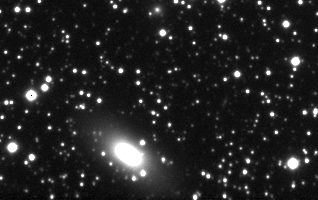
#> input picture teste2.png, 318 x 200 px
$ python copia-procurar.py   (older library calls are emulated)
#> lines starting #> are read from the running program, lines starting #| are printed output that depends on the picture; after the words box and inside, x2 and y2 are one past the last pixel; in counts of white or black regions, pixels touching at a corner belong together
### buscaCaracteristicas.py
# -*- coding: utf-8 -*-
"""
Created on Tue Jun 18 10:18:52 2019
@author: João Victor Ribeiro de Jesus
"""

from __future__ import print_function
import os, sys
import cv2
import numpy as np
import imutils
from copy import copy, deepcopy
import math
from skimage.feature import peak_local_max

import rotular

# Retorna o valor de retangularidade do objeto
def retangularidade(objeto):
    l1 = objeto["retangulo_largura"]
    l2 = objeto["retangulo_altura"]
    area = len(objeto["area"])
    if l1*l2 == 0:
        return 0
    else:
        return area/(l1*l2)


# Retorna os pixels da borda e um vetor de distancias do pixel central até todos os pixels da borda
def assinatura(imagemCinza, objeto):
    inferiorD = objeto["retangulo"][0]  # = [y,x]
    inferiorE = objeto["retangulo"][1]  # = [y,x]
    superiorD = objeto["retangulo"][2]  # = [y,x]
    superiorE = objeto["retangulo"][3]  # = [y,x]
    centroide = objeto["centroide"]

    dist_pontos_borda = []
    dY = []
    dX = []
    angulos = []
    pixels_borda = []

    for y in np.arange(superiorE[0], inferiorE[0] + 1):
        for x in np.arange(superiorE[1], superiorD[1] + 1):
            if imagemCinza[y][x] != 0:
                if y < (imagemCinza.shape[0] - 1) and x < (imagemCinza.shape[1] - 1) and y > 0 and x > 0:
                    if imagemCinza[y - 1][x] == 0 or imagemCinza[y][x - 1] == 0 or imagemCinza[y][x + 1] == 0 or imagemCinza[y + 1][x] == 0:
                        distancia = math.pow(y - centroide[0], 2) + math.pow(x - centroide[1], 2)  # distancia euclidiana do centroide até a borda
                        dist_pontos_borda.append(math.sqrt(distancia))
                        dY.append(y - centroide[0])
                        dX.append(x - centroide[1])
                        pixels_borda.append([y,x])
                        angulos.append(math.atan2(y - centroide[0],x - centroide[1]))

    # [10 lines of commented-out code are left out]
    return pixels_borda, dist_pontos_borda


# Retorna o número de pixels em cada linha e o número de pixels em cada coluna, na forma de vetor de linhas e colunas
def calcularProjecoes(objeto, imagemLimiarizada):
    inferiorD = objeto["retangulo"][0]  # = [y,x]
    inferiorE = objeto["retangulo"][1]  # = [y,x]
    superiorD = objeto["retangulo"][2]  # = [y,x]
    superiorE = objeto["retangulo"][3]  # = [y,x]

    max_x = superiorD[1]
    min_x = superiorE[1]
    max_y = inferiorD[0]
    min_y = superiorE[0]
    projecoesLinhas = []
    projecoesColunas = []

    for y in np.arange(min_y, max_y + 1):
        qtd_pixels = 0
        for x in np.arange(min_x, max_x + 1):
            if imagemLimiarizada[y][x] != 0:
                qtd_pixels += 1
        projecoesLinhas.append(qtd_pixels)

    for x in np.arange(min_x, max_x + 1):
        qtd_pixels = 0
        for y in np.arange(min_y, max_y + 1):
            if imagemLimiarizada[y][x] != 0:
                qtd_pixels += 1
        projecoesColunas.append(qtd_pixels)

    #print('Projecoes Linhas:', projecoesLinhas) #'Quantidade de linhas:', len(projecoesLinhas))
    #print('Projecoes Colunas:', projecoesColunas) #'Quantidade de colunas:', len(projecoesColunas))
    return projecoesLinhas, projecoesColunas


# Retorna a imagem de borda com o retângulo envolvente
def pintarRetanguloClassificado(imagemClassificada, classificacoes, objetos):
    imagemClassificadaReal = copy(imagemClassificada)
    for objeto in objetos:
        menorX = objeto["retangulo"][1][1] - 2
        maiorX = objeto["retangulo"][0][1] + 2
        menorY = objeto["retangulo"][2][0] - 2
        maiorY = objeto["retangulo"][0][0] + 2

        if 'GALAXY' in objeto["classificacao"]: # PINTAR OBJETOS CLASSIFICADOS COMO '1'
            if menorX < 0:
                menorX = 0
            if menorY < 0:
                menorY = 0
            if maiorY >= imagemClassificadaReal.shape[0]:
                maiorY = imagemClassificadaReal.shape[0] -1
            if maiorX >= imagemClassificadaReal.shape[1]:
                maiorX = imagemClassificadaReal.shape[1] -1

            menorx_aux = copy(menorX)

            imagemClassificadaReal[maiorY][maiorX] = 255
            imagemClassificadaReal[maiorY][menorX] = 255
            imagemClassificadaReal[menorY][maiorX] = 255
            imagemClassificadaReal[menorY][menorX] = 255

            # Pintar linhas horizontais (Linhas ou eixos X)
            while (maiorX != menorX):
                imagemClassificadaReal[maiorY][menorX] = 255
                imagemClassificadaReal[menorY][menorX] = 255
                menorX += 1

            menorX = menorx_aux

            # Pintar linhas verticais (Colunas ou eixos Y)
            while (maiorY != menorY):
                imagemClassificadaReal[menorY][maiorX] = 255
                imagemClassificadaReal[menorY][menorX] = 255
                menorY += 1

    return imagemClassificadaReal


def removerEstrelas(imagem, classificacoes, objetos, classeEstrela):
    for i in range(len(objetos)):
        if classificacoes[i] == classeEstrela:  # REMOVER OBJETOS NÃO CLASSIFICADOS COMO 'classeEstrela'
            for posicao in objetos[i]["area"]:
                imagem[posicao[0]][posicao[1]] = 0


# Retorna a imagem de borda com o retângulo envolvente
def pintarRetanguloClassificadoKmeans(imagemClassificada, classificacoes, objetos, classeGalaxia):
    for i in range(len(objetos)):
        objeto = objetos[i]
        menorX = objeto["retangulo"][1][1] - 2
        maiorX = objeto["retangulo"][0][1] + 2
        menorY = objeto["retangulo"][2][0] - 2
        maiorY = objeto["retangulo"][0][0] + 2

        if classificacoes[i] == classeGalaxia: # PINTAR OBJETOS CLASSIFICADOS COMO 'classeGaláxia'
            if menorX < 0:
                menorX = 0
            if menorY < 0:
                menorY = 0
            if maiorY >= imagemClassificada.shape[0]:
                maiorY = imagemClassificada.shape[0] -1
            if maiorX >= imagemClassificada.shape[1]:
                maiorX = imagemClassificada.shape[1] -1

            menorx_aux = copy(menorX)

            imagemClassificada[maiorY][maiorX] = 255
            imagemClassificada[maiorY][menorX] = 255
            imagemClassificada[menorY][maiorX] = 255
            imagemClassificada[menorY][menorX] = 255

            # Pintar linhas horizontais (Linhas ou eixos X)
            while (maiorX != menorX):
                imagemClassificada[maiorY][menorX] = 255
                imagemClassificada[menorY][menorX] = 255
                menorX += 1

            menorX = menorx_aux

            # Pintar linhas verticais (Colunas ou eixos Y)
            while (maiorY != menorY):
                imagemClassificada[menorY][maiorX] = 255
                imagemClassificada[menorY][menorX] = 255
                menorY += 1


# Retorna a imagem de borda com o retângulo envolvente
def pintarRetangulo(maiorY, menorY, maiorX, menorX, objeto, imagemCaracteristicas):

    #if objeto["compacidade"] >= 12  and objeto["compacidade"] <= 14:
    #if (objeto["compacidade"] < 12 and len(objeto["area"]) > 7) or (objeto["compacidade"] >= 14 and len(objeto["area"]) > 7):  #OBJETOS NÃO CIRCULARES COM ÁREA MAIOR QUE 7

    if menorX < 0:
        menorX = 0
    if menorY < 0:
        menorY = 0
    if maiorY >= imagemCaracteristicas.shape[0]:
        maiorY = imagemCaracteristicas.shape[0] -1
    if maiorX >= imagemCaracteristicas.shape[1]:
        maiorX = imagemCaracteristicas.shape[1] -1

    menorx_aux = copy(menorX)

    imagemCaracteristicas[maiorY][maiorX] = 255
    imagemCaracteristicas[maiorY][menorX] = 255
    imagemCaracteristicas[menorY][maiorX] = 255
    imagemCaracteristicas[menorY][menorX] = 255

    # Pintar linhas horizontais (Linhas ou eixos X)
    while (maiorX != menorX):
        imagemCaracteristicas[maiorY][menorX] = 255
        imagemCaracteristicas[menorY][menorX] = 255
        menorX += 1

    menorX = menorx_aux

    # Pintar linhas verticais (Colunas ou eixos Y)
    while (maiorY != menorY):
        imagemCaracteristicas[menorY][maiorX] = 255
        imagemCaracteristicas[menorY][menorX] = 255
        menorY += 1


# Retorna o valor de excentricidade do objeto
def calcularExcentricidade(eixoY, eixoX):
    excentricidade = 0
    if len(eixoY) > len(eixoX):
        excentricidade = len(eixoY) / len(eixoX)
    else:
        excentricidade = len(eixoX) / len(eixoY)

    return excentricidade


# Retorna o valor de compacidade de um objeto circular
# [6 lines left out: function calcularCompacidadeCirculo, not called in this run]


# Retorna o valor de compacidade do objeto em questão
def calcularCompacidade(codigo_cadeia, objeto):
    n_p = []
    n_i = []
    for i in codigo_cadeia:
        if i % 2 == 0:
            n_p.append(i)
        else:
            n_i.append(i)

    perimetro = len(n_p) + (math.sqrt(2)*len(n_i))
    compacidade = (perimetro**2) / len(objeto["area"])
    #print('Compacidade:', compacidade)
    return compacidade


# Retorna o código de cadeia normalizado (Invariante perante rotação)
# [124 lines left out: functions normalizarCodigoCadeia, gerarCodigoCadeia, not called in this run]


# Retorna o valor de variância em relação aos valores dos pixels presentes no objeto
def variancia(imagemCinza, objeto):
    inferiorD = objeto["retangulo"][0]  # = [y,x]
    inferiorE = objeto["retangulo"][1]  # = [y,x]
    superiorD = objeto["retangulo"][2]  # = [y,x]
    superiorE = objeto["retangulo"][3]  # = [y,x]
    pixels = []
    for i in objeto['area']:
        pixels.append(imagemCinza[i[0]][i[1]])
    return np.var(pixels)


def calcularCentroide(imagemPontos, altura, largura, indice, centroides):
    for y in range(altura):
        for x in range(largura):
            if imagemPontos[y][x] == indice and [y,x] not in centroides:
                return [y,x]


# Retorna a posição central de um objeto em coordenadas Y e X da matriz (imagem 8bits), assim como a Área do objeto em quantidade de pixels
def calcularCentroideArea(altura, largura, imagemRotulada, labels, indice):
    # [6 lines of commented-out code are left out]
    area = []
    somatorioX = 0
    somatorioY = 0
    for y in np.arange(altura):
        for x in np.arange(largura):
            if imagemRotulada[y][x] == labels[indice]:
                area.append([y,x])
                somatorioX += x
                somatorioY += y
    # Por que eu coloquei a condição de que "se area == 0 então area = 1" ?
    #if area == 0:
    #    area = 1
    posX = int(somatorioX / len(area))
    posY = int(somatorioY / len(area))

    return posY, posX, area


# Calcula o maior eixo horizontal e o maior eixo vertical de um objeto (com base na cor dos pixels pertencentes ao objeto)
def calcularEixos(altura, largura, imagemRotulada, labels, indice):
    maiorEixo_X = []  # Vetor com todas as coordenadas do maior Eixo X
    maiorEixo_Y = []  # Vetor com todas as coordenadas do maior Eixo Y
    menorX = 0
    menorY = 0
    maiorX = 0
    maiorY = 0

    # Maior e Menor X | Encontra maior eixo X
    for i in np.arange(altura):
        vetX = []
        for j in np.arange(largura):
            if imagemRotulada[i][j] == labels[indice]:
                vetX.insert(0, [i, j])
                if menorX == 0 or j < menorX:
                    menorX = j
                if maiorX == 0 or j > maiorX:
                    maiorX = j

        if len(vetX) > len(maiorEixo_X):
            maiorEixo_X = vetX

    # Maior e Menor Y | Encontra maior eixo Y
    for j in np.arange(largura):
        vetY = []
        for i in np.arange(altura):
            if imagemRotulada[i][j] == labels[indice]:
                vetY.insert(0, [i, j])
                if menorY == 0 or i < menorY:
                    menorY = i
                if maiorY == 0 or i > maiorY:
                    maiorY = i

        if len(vetY) > len(maiorEixo_Y):
            maiorEixo_Y = vetY

    return maiorEixo_Y, maiorEixo_X, maiorY, maiorX, menorY, menorX


# Retorna uma imagem(8bits) onde a cor de cada pixel representa a distância em que o pixel se encontra da borda do objeto
def mapaDistancia(imagemLimiarizada):
    imagemDistancia = copy(imagemLimiarizada)
    imagemDistancia = cv2.distanceTransform(imagemDistancia, cv2.DIST_L2, 3)
    cv2.normalize(imagemDistancia, imagemDistancia, 0, 255.0, cv2.NORM_MINMAX)
    cv2.imwrite('distancia.png', imagemDistancia) # TENHO QUE ESCREVER A IMAGEM PARA DEPOIS LER, CASO CONTRÁRIO NÃO CONSIGO RETORNAR A IMAGEM
    imagemDistancia = cv2.imread('distancia.png')
    imagemDistancia = cv2.cvtColor(imagemDistancia, cv2.COLOR_BGR2GRAY)
    return imagemDistancia


# Retorna uma imagem(8bits) contendo apenas a borda em valor 255. (CRIAR A IMAGEM DA BORDA DENTRO DA FUNÇÃO EM VEZ DE PASSAR POR PARÂMETRO | RETORNAR A IMAGEM APÓS ENCONTRAR A BORDA)
def encontrarBorda(imagemLimiarizada):
    altura = imagemLimiarizada.shape[0]
    largura = imagemLimiarizada.shape[1]
    imagemBorda = np.zeros((altura, largura), dtype=np.uint8)
    for y in range(altura):
        for x in range(largura):
            if imagemLimiarizada[y][x] != 0:
                if y > 0 and y < imagemLimiarizada.shape[0]-2 and x > 0 and x < imagemLimiarizada.shape[1]-2:
                    if imagemLimiarizada[y-1][x] == 0 or imagemLimiarizada[y][x-1] == 0 or imagemLimiarizada[y][x+1] == 0 or imagemLimiarizada[y+1][x+1] == 0 or imagemLimiarizada[y+1][x-1] == 0 or imagemLimiarizada[y-1][x-1] == 0 or imagemLimiarizada[y-1][x+1] == 0:
                        imagemBorda[y][x] = 255
    return imagemBorda

### rotular.py
# -*- coding: utf-8 -*-
"""
Created on Tue Jun 18 10:18:52 2019
@author: João Victor Ribeiro de Jesus

"""

from __future__ import print_function
import cv2
import numpy as np
from copy import copy, deepcopy
import random
from skimage.feature import peak_local_max
from scipy import ndimage as ndi
from skimage.morphology import watershed

def localMaxWatershed(imagemDistancia, imagemLimiarizada):
    imagem = copy(imagemLimiarizada)
    local_maxi = peak_local_max(imagemDistancia, indices=False, footprint=np.ones((6, 6)), labels=imagem)  # values are: false or true
    imagemPontosMax = ndi.label(local_maxi)[0]
    imagemWatershed = watershed(-imagemDistancia, imagemPontosMax, mask=imagem)
    cv2.imwrite("imagemWatershed.png", imagemWatershed)
    cv2.imwrite("imagemMaxLocal.png", imagemPontosMax)

    return imagemPontosMax, imagemWatershed


# [77 lines left out: functions pintarColorido, procurarEquivalencias, not called in this run]


def contar(altura, largura, imagemRotulada):
    labels = []
    count = 0
    for i in np.arange(altura):
        for j in np.arange(largura):
            if imagemRotulada[i][j] != 0:
                if not (imagemRotulada[i][j] in labels):
                    labels.append(imagemRotulada[i][j])
    print('Quantidade de objetos identificado pela cor:', len(labels))

    for y in range(altura):
        for x in range(largura):
            if imagemRotulada[y][x] != 0:
                count += 1

    print('Quantidade de objetos identificado pelos pontos:', count)

    return labels, count


'''def rotular(altura, largura, imagemLimiarizada, equivalencias):
    imagemRotulada = copy(imagemLimiarizada)
    for i in range(altura):
        for j in range(largura):
            if imagemRotulada[i][j] != 0:
                imagemRotulada[i][j] = min(equivalencias[imagemLimiarizada[i][j] - 1])

    return imagemRotulada'''


'''def pintar(altura, largura, imagemRotulada, qtd_labels):  # Funciona apenas para as imagens 16bits

    multipllicador = 65025 / qtd_labels
    # multipllicador = 255 / qtd_labels
    for i in np.arange(altura):
        for j in np.arange(largura):
            if imagemRotulada[i][j] != 0:
                imagemRotulada[i][j] = imagemRotulada[i][j] * int(multipllicador)  # Multiplicador é usado para gerar X quantidade de cores. Uma para cada objeto. De acordo com a quantidade de objetos presentes na imagem

    return imagemRotulada'''

### classificar.py
# -*- coding: utf-8 -*-
"""
Created on Tue Jun 18 10:18:52 2019
@author: João Victor Ribeiro de Jesus
"""

from __future__ import print_function
import os, sys
import cv2
import numpy as np
from copy import copy, deepcopy

import buscaCaracteristicas
import kmeans
import requisicoes
import validacao
import matrizConfusao

# [48 lines left out: function gerarAcertos, not called in this run]

def executar (objetos, dados, qtd_objetos) :

        zeros = 0
        uns = 0

        # REALIZAÇÃO DO KMEANS
        classificacoes = kmeans.aplicarIA(dados)

        for i in classificacoes:
            if i == 0:
                zeros += 1
            else:
                uns += 1

        # ATRIBUIR CLASSIFICAÇÃO AO OBJETO
        for i in range(len(objetos)):
            objetos[i]["classificacaoGerada"] = classificacoes[i]

        print('Quantidade de objetos classificados:', qtd_objetos)

        if zeros > uns:
            classeGalaxia = 1
            classeEstrela = 0

        else:
            classeGalaxia = 0
            classeEstrela = 1

        return classificacoes, classeEstrela, classeGalaxia

### kmeans.py
# -*- coding: utf-8 -*-
"""
Created on Tue Jun 18 10:18:52 2019
@author: João Victor Ribeiro de Jesus
"""

from __future__ import print_function

from sklearn.cluster import KMeans
import numpy as np
import matplotlib.pyplot as plt

def aplicarIA(dados):
    X = np.array(dados)
    kmeans = KMeans(n_clusters=2, init='k-means++', max_iter=300, n_init=10, random_state=5)
    classificacoes = kmeans.fit_predict(X)
    print('\nClassificações:',classificacoes)
    return classificacoes

### copia-procurar.py
# -*- coding: utf-8 -*-
"""
Created on Tue Jun 18 10:18:52 2019
@author: João Victor Ribeiro de Jesus
"""

from __future__ import print_function
import os, sys
import cv2
import numpy as np
from copy import copy, deepcopy

import buscaCaracteristicas
import rotular
import kmeans
import requisicoes
import validacao
import classificar
import matrizConfusao

#Terceira Imagem
# ra = 179.04945
# dec = -0.66299

#Segunda Imagem
ra = 179.44704
dec = -0.45169

#Primeira Imagem
# ra = 179.68929
# dec = -0.45438

width = 500 #pixels
height = 500 #pixels
requisitada = False

#print('Resposta:', requisicoes.obterClassificacao(ra=RA, dec=DEC))

if requisitada:
    imagem = requisicoes.obterImagem(ra=ra, dec=dec, width=width, height=height)  # OBTEM IMAGEM DO REPOSITÓRIO SDSS (SKY SERVER)
else:
    imagem = cv2.imread('teste2.png')
#> imagem is the input picture: shape (200, 318, 3); min 0, max 255, mean 36

imagem = np.array(imagem, dtype=np.uint8) # TRANSFORMAR EM 16 BITS SE A QUANTIDADE DE LABELS GERADAS NÃO FOR SUFICIENTE
imagem = cv2.cvtColor(imagem, cv2.COLOR_BGR2RGB)
imagem2 = copy(imagem)

cv2.imshow('Imagem Trazida', imagem)
cv2.waitKey(0)
cv2.destroyAllWindows()

imagemCinza = cv2.cvtColor(imagem, cv2.COLOR_BGR2GRAY)

# CONVERSÃO PARA 16 BITS
#imagemCinza = np.array(imagemCinza, dtype=np.uint16)

limiar, imagemLimiarizada = cv2.threshold(imagemCinza,0,255,cv2.THRESH_BINARY+cv2.THRESH_OTSU)
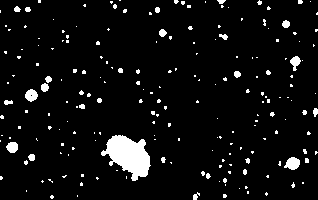
#> imagemLimiarizada: shape (200, 318); 5.7% white; 203 white regions (177 under 20 px), largest, box (x1, y1, x2, y2) and area: (101, 135, 151, 181) 1335, (284, 157, 300, 170) 145, (25, 89, 38, 102) 119
#> limiar = 111
cv2.imwrite('limiarizacao.png', imagemLimiarizada.astype('uint8'))

# TRANSFORMAÇÕES MORFOLÓGICAS
kernel = np.ones((3, 3), np.float32)
imagemLimiarizada = cv2.morphologyEx(imagemLimiarizada, cv2.MORPH_CLOSE, kernel)
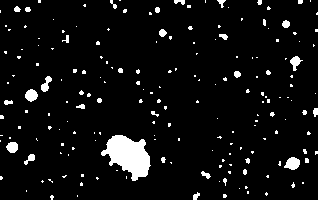
#> imagemLimiarizada: shape (200, 318); 5.9% white; 190 white regions (160 under 20 px), largest, box (x1, y1, x2, y2) and area: (101, 135, 151, 181) 1350, (284, 157, 300, 170) 146, (25, 89, 38, 102) 120

# GERAR OUTRAS IMAGENS A PARTIR DA IMAGEM LIMIARIZADA
print("Gerando imagem do mapa de distância da borda de cada objeto em relação ao centro do objeto...")
imagemDistancia = buscaCaracteristicas.mapaDistancia(imagemLimiarizada)
#> in mapaDistancia, `cv2.normalize(imagemDistancia, imagemDistancia, 0, 255.0, cv2.NORM_MIN..`:
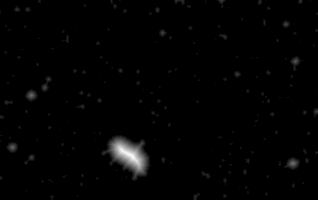
#> imagemDistancia: shape (200, 318) float32; min 0, max 255, mean 3
print("Gerando imagem das bordas dos objetos...")
imagemBorda = buscaCaracteristicas.encontrarBorda(imagemLimiarizada)
#> after the loop in encontrarBorda, `for y in range(altura):`:
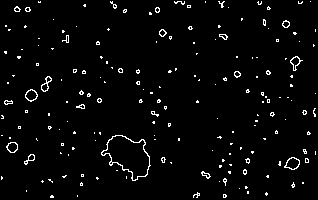
#> imagemBorda: shape (200, 318); 3% white in thin lines or dots
print("Gerando imagem dos pontos máximos locais e segmentando a imagem...")
imagemPontosMax, imagemWatershed = rotular.localMaxWatershed(imagemCinza,imagemLimiarizada)
#> in localMaxWatershed, `local_maxi = peak_local_max(imagemDistancia, indices=False, footprint=..`:
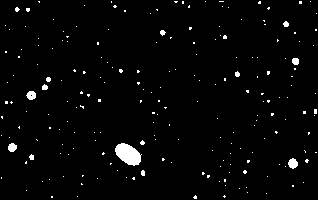
#> local_maxi: shape (200, 318) bool; 2.3% white; 206 white regions (194 under 20 px), largest, box (x1, y1, x2, y2) and area: (115, 143, 142, 166) 404, (288, 158, 298, 169) 78, (26, 91, 36, 100) 68
#> in localMaxWatershed, `imagemPontosMax = ndi.label(local_maxi)[0]`:
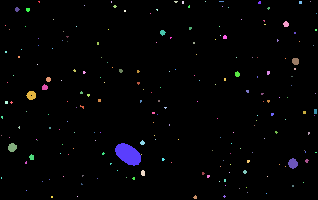
#> imagemPontosMax: shape (200, 318) int32; 210 distinct labels, from 0 to 209; one colour per label, 0 black
#> in localMaxWatershed, `imagemWatershed = watershed(-imagemDistancia, imagemPontosMax, mask=im..`:
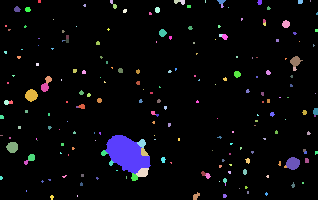
#> imagemWatershed: shape (200, 318) int32; 210 distinct labels, from 0 to 209; one colour per label, 0 black
#> (the rest of the program and of its run is left out)
